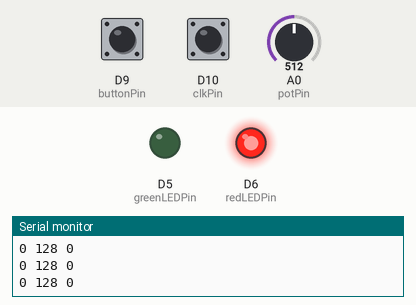
Simulated run of this sketch. Board: nRF52 board. On the bench: output pins drawn as LEDs (lit = HIGH), the last lines printed to the serial monitor. Dashed ring = blinking. Inputs (shaded band) come from the test bench; at power-on: D9 (buttonPin) HIGH, D10 (clkPin) HIGH, A0 (potPin) = 512.

Above: at 1.2 s.
1.3 s: D9 (buttonPin) pulled LOW for 1 s
At 1.65 s:
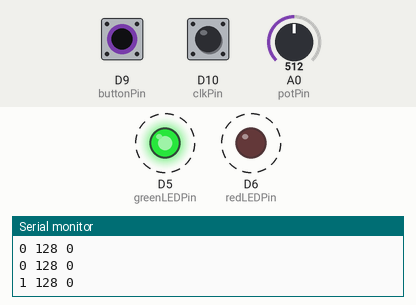
3.9 s: D9 (buttonPin) pulled LOW for 0.15 s
At 4.9 s:
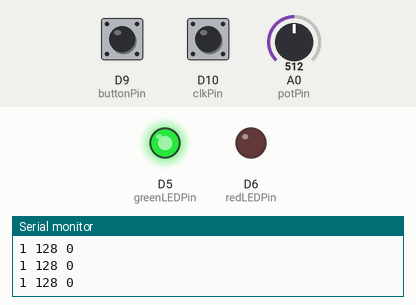
5.6 s: D9 (buttonPin) pulled LOW for 3.2 s
At 9.9 s:
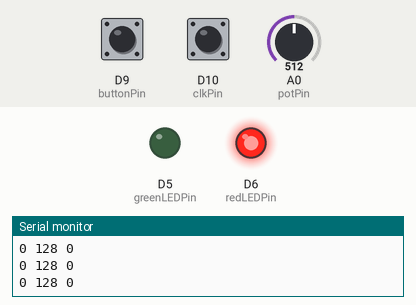
Timing chart, 0 to 11.4 s (numbered marks = the images above; inputs shaded):
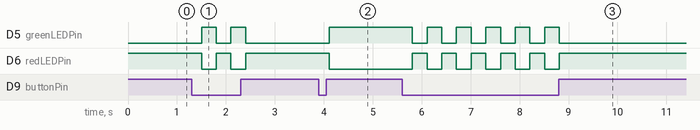

Measured:
- after the input at 1.3 s, D5 (greenLEDPin): alternates HIGH for 0.30 s and LOW for 0.30 s, 4 changes in all, then stays LOW, starting after 0.20 s; D6 (redLEDPin): alternates HIGH for 0.30 s and LOW for 0.30 s, 4 changes in all, then stays HIGH, starting after 0.20 s
- after the input at 3.9 s, D5 (greenLEDPin): LOW → HIGH after 0.21 s; D6 (redLEDPin): HIGH → LOW after 0.21 s
- after the input at 5.6 s, D5 (greenLEDPin): alternates HIGH for 0.30 s and LOW for 0.30 s, 11 changes in all, then stays LOW, starting after 0.21 s; D6 (redLEDPin): alternates HIGH for 0.30 s and LOW for 0.30 s, 11 changes in all, then stays HIGH, starting after 0.21 s

The sketch:

FlashlightCode_WithUnity_FirstTry.ino
```cpp
#include <bluefruit.h>

// ==== Variables ====
const int buttonPin = 9;
const int potPin = A0;
const int redLEDPin = 6;
const int greenLEDPin = 5;
const int clkPin = 10;
const int dtPin = 11;

// ==== States ====
bool flashlightOn = false;
int lastButtonState = HIGH;
int lastClk = HIGH;
int colorIndex = 0;

void setup() {
  pinMode(buttonPin, INPUT_PULLUP);
  pinMode(potPin, INPUT);
  pinMode(clkPin, INPUT_PULLUP);
  pinMode(dtPin, INPUT_PULLUP);
  pinMode(greenLEDPin, OUTPUT);
  pinMode(redLEDPin, OUTPUT);

  // starts with red on
  digitalWrite(redLEDPin, HIGH);
  digitalWrite(greenLEDPin, LOW);

  Serial.begin(9600);
}

void loop() {
  //=============button=============
  if (digitalRead(buttonPin) == LOW) {
    flashlightOn = !flashlightOn;
    delay(200);
  }

  int brightness = analogRead(potPin) / 4; // 0–255

  // LEDs to show Unity connection state
  if (flashlightOn) {
    digitalWrite(greenLEDPin, HIGH);
    digitalWrite(redLEDPin, LOW);
  } else {
    digitalWrite(greenLEDPin, LOW);
    digitalWrite(redLEDPin, HIGH);
  }

  // rotary encoder for color
  int clkState = digitalRead(clkPin);
  if (clkState != lastClk) {
    if (digitalRead(dtPin) != clkState) {
      colorIndex++;
    } else {
      colorIndex--;
    }
    if (colorIndex < 0) colorIndex = 0;
    if (colorIndex > 3) colorIndex = 3;
  }
  lastClk = clkState;

  // ---- SERIAL OUTPUT (numeric only!) ----
  // Format: onOff brightness colorIndex
  Serial.print(flashlightOn ? 1 : 0);
  Serial.print(" ");
  Serial.print(brightness);
  Serial.print(" ");
  Serial.println(colorIndex);

  delay(100);
}
```
